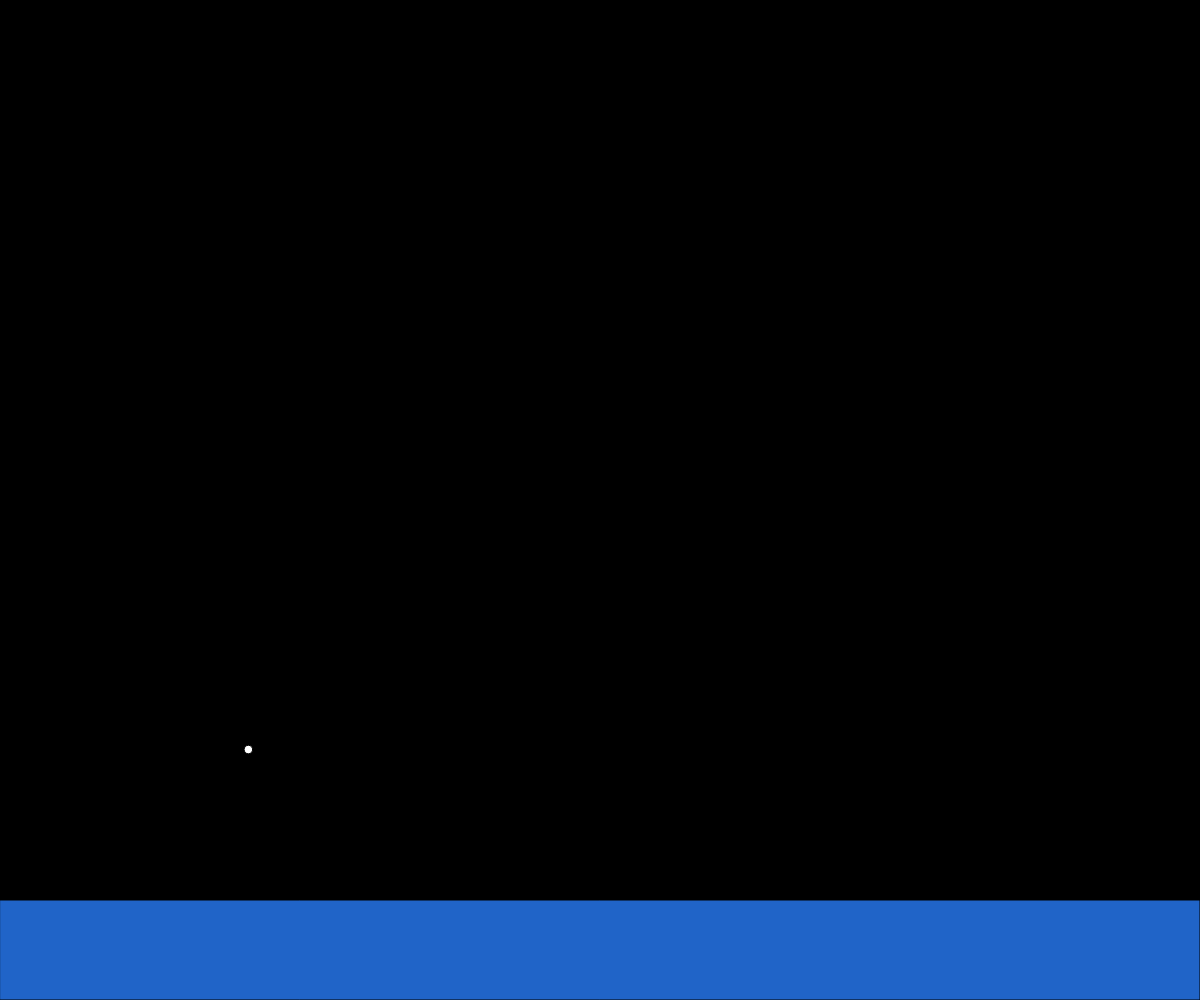
Frame 1 (no input)
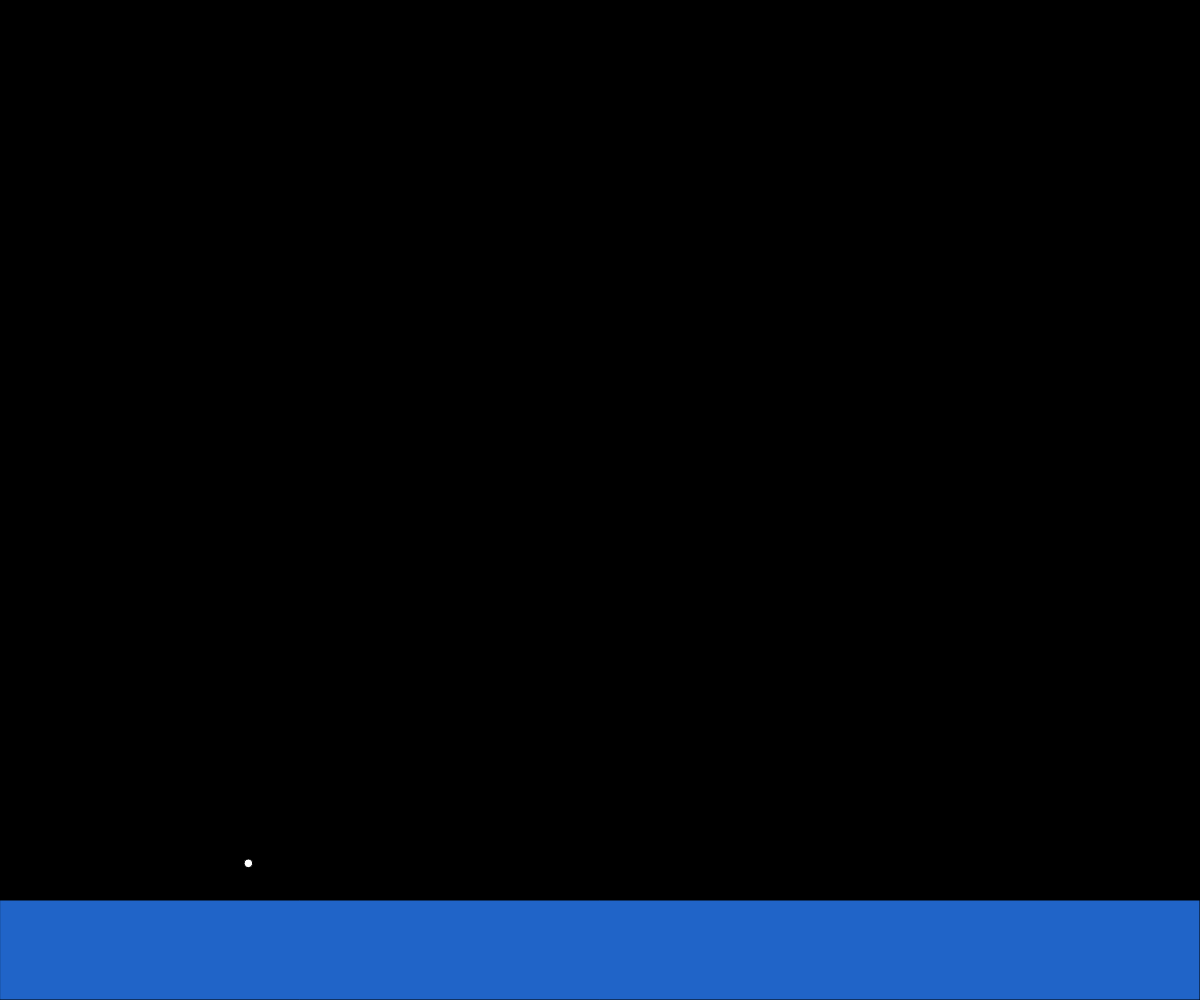
Frame 60 (no input)
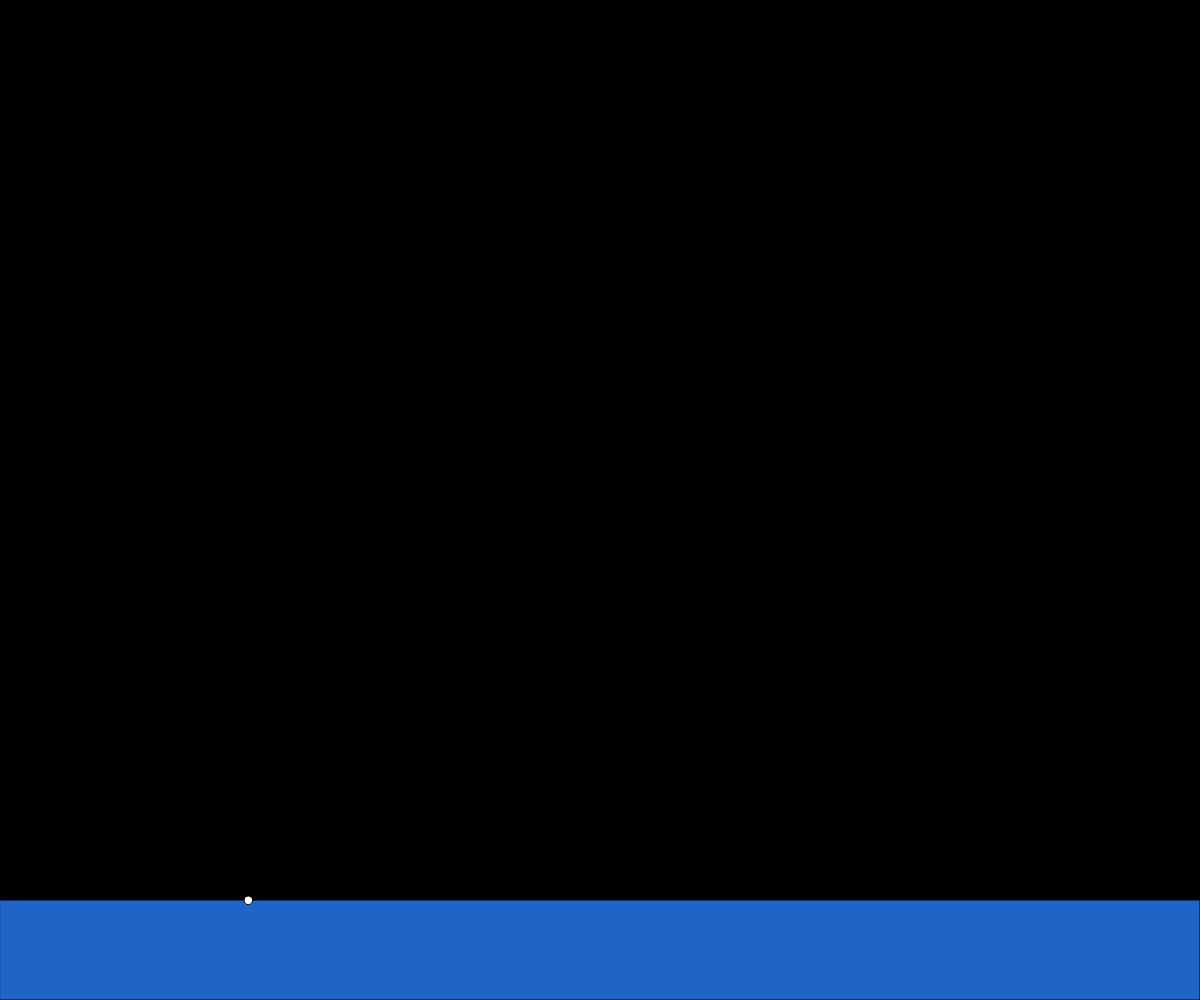
Frame 120 (the mouse pressed at the canvas centre since frame 60)

The p5.js sketch that drew these frames (run headless with seeded random() and noise() and a simulated clock; from frame 60 on, the mouse is pressed at the canvas centre):

// p5.js sketch
// ── sketch.js
var stars = []
var xR = 350
var xT2 = 375
var xTT1 = 400
var xTT2 = 360
var xTT3 = 390

function setup() {
createCanvas(windowWidth,windowHeight);
  for (var i = 0; i < 1; i++) {
    var size = random(5, 10);
    var acc = map(size, 5, 10, 0.1, 0.05);
    stars.push( new Star2(random(width), random(height),  size, acc   ))
}

}


function draw() {

  push();
  background(0);

  pop();

  push()
  fill(32,100,200);
  rect(0, height - 100 ,width, 100);
  pop;


    for (var i = 0; i < stars.length; i++) {
     stars[i].display()
     stars[i].move()

}



}

// ── myClass.js



function Star(init_X, init_Y, size, acc) {
  this.x = init_X;
  this.y = init_Y;
  this.size = size;
  this.velocity = {x: 0, y: 0}
  this.speed = 2
  this.maxSpeed = map(acc, 0.1, 0.05, 50, 30);
  this.acceleration = acc

}

Star.prototype.display = function () {


push()
translate(this.x,this.y);
fill(255);
  ellipse( 0,  0, this.size , this.size );


  this.velocity.y += this.acceleration
  this.y = this.y + this.velocity.y;
  if (this.y >height) {
    this.y = 0;
    this.x =  random(width);


}
if (this.velocity.y > this.maxSpeed) {
  this.velocity.y = this.maxSpeed;
  this.acceleration = -this.acceleration
}

this.velocity.y = constrain(this.velocity.y, 0.01, this.maxSpeed);

pop()



};

// ── myClass2.js



function Star2(init_X, init_Y, size, acc) {
  this.x = init_X;
  this.y = init_Y;
  this.size = size;
  this.velocity = {x: 0, y: 0}
  this.speed = 2
  this.maxSpeed = map(acc, 0.1, 0.05, 50, 30);
  this.acceleration = acc
  this.canMove = true

}

Star2.prototype.display = function () {


push();
translate(this.x,this.y);
fill(255);
  ellipse( 0,  0, this.size , this.size );
  fill(20,180,200);
pop();
}


  Star2.prototype.move = function () {


   if (this.canMove){
   this.velocity.y += this.acceleration

  this.y = this.y + this.velocity.y;
   if (this.y >height - 100) {
//     this.y = 0;
  this.velocity.y = 0
  this.canMove = false

//
//
}
if (this.velocity.y > this.maxSpeed) {
  this.velocity.y = this.maxSpeed;
  this.acceleration = -this.acceleration
}



 if (this.y >= height) {
     this.y = height - this.velocity.y;
     this.velocity.y *= -1;
 } else if (this.y <= 0) {
     this.y = 1 + this.velocity.y;
     this.velocity.y *= -1;
 }

this.velocity.y = constrain(this.velocity.y, 0.01, this.maxSpeed);



}


};
